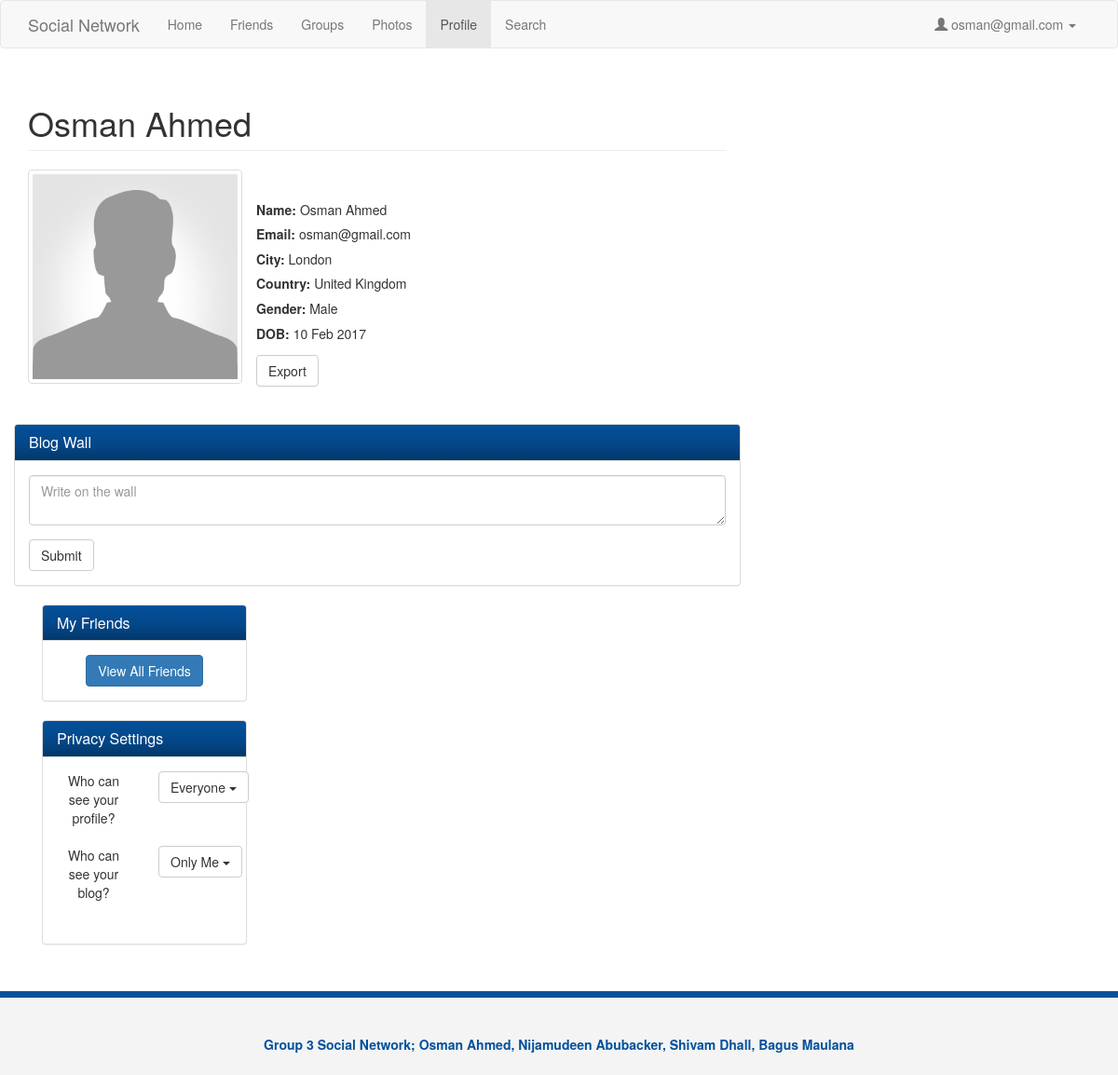
Screenshot of /profile.php (signed in) with the database file from the repository.
### tables this page shows
CREATE TABLE IF NOT EXISTS `personalinfo` (
  `userID` int(11) NOT NULL,
  `firstName` varchar(240) NOT NULL,
  `surname` varchar(240) NOT NULL,
  `gender` varchar(240) NOT NULL,
  `birthday` date NOT NULL,
  `city` varchar(40) NOT NULL,
  `country` varchar(40) NOT NULL,
  UNIQUE KEY `userID_2` (`userID`),
  KEY `userID` (`userID`)
);

CREATE TABLE IF NOT EXISTS `users` (
  `userID` int(11) NOT NULL AUTO_INCREMENT,
  `email` varchar(240) NOT NULL,
  `password` varchar(240) NOT NULL,
  `securityQuestion` varchar(240) NOT NULL,
  `securityAnswer` varchar(240) NOT NULL,
  PRIMARY KEY (`userID`),
  UNIQUE KEY `userID` (`userID`),
  KEY `userID_2` (`userID`),
  KEY `userID_3` (`userID`),
  KEY `userID_4` (`userID`)
);

CREATE TABLE IF NOT EXISTS `securitysettings` (
  `userID` int(11) NOT NULL,
  `whoCanSeeBlog` tinyint(1) NOT NULL,
  `whoCanSeeProfile` tinyint(1) NOT NULL,
  `whoCanSendFriendRequests` tinyint(1) NOT NULL,
  `visibleName` tinyint(1) NOT NULL,
  `visiblePersonalInfo` tinyint(1) NOT NULL,
  UNIQUE KEY `userID` (`userID`)
);

### profile.php (the view, shortened to what this page needs)
<?php
$userId = $_SESSION['user'];
$query  = "SELECT personalinfo.*, users.email FROM personalinfo, users WHERE personalinfo.userID='$userId' AND users.userID = '$userId'";
$res = mysql_query($query) or die(mysql_error());
$userRow = mysql_fetch_array($res);
?>
<!DOCTYPE html>
<html lang="en">
  <head>
    <link href="css/bootstrap.css" rel="stylesheet">
    <link href="css/style.css" rel="stylesheet">
    <link href="css/font-awesome.css" rel="stylesheet">
  </head>
  <body>
    <nav class="navbar navbar-default">
      <div class="container">
        <div class="navbar-header">
        <a class="navbar-brand" href="#">Social Network</a>
        </div>
        <div id="navbar" class="collapse navbar-collapse">
          <ul class="nav navbar-nav">
            <li><a href="index.php">Home</a></li>
            <li><a href="friends.php">Friends</a></li>
            <li><a href="groups.php">Groups</a></li>
            <li><a href="photos.php">Photos</a></li>
            <li class="active"><a href="profile.php">Profile</a></li>
            <li><a href="search.php">Search</a></li>
          </ul>
            <ul class="nav navbar-nav navbar-right">
                <li class="dropdown">
                  <a href="#" class="dropdown-toggle" data-toggle="dropdown" role="button" aria-haspopup="true" aria-expanded="false">
                  <span class="glyphicon glyphicon-user"></span>&nbsp;<?php
echo $userRow['email'];
?>&nbsp;<span class="caret"></span></a>
                </li>
            </ul>
        </div>
      </div>
    </nav>
    <section>
      <div class="container">
        <div class="row">
          <div class="col-md-8">
            <div class="profile">
              <h1 class="page-header"><?php
echo $userRow['firstName'] . " " . $userRow['surname'];
?></h1>
              <div class="row">
                <div class="col-md-4">
                  <img src="img/user.png" class="img-thumbnail" alt="">
                </div>
                  <ul>
                    <li><strong>Name: </strong><?php
echo $userRow['firstName'] . " " . $userRow['surname'];
?></li>
                    <li><strong>Email: </strong><?php
echo $userRow['email'];
?></li>
                    <li><strong>City: </strong><?php
echo $userRow['city'];
?></li>
                    <li><strong>Country: </strong><?php
echo $userRow['country'];
?></li>
                    <li><strong>Gender: </strong><?php
echo $userRow['gender'];
?></li>
                    <li><strong>DOB: </strong><?php
$myDateTime = DateTime::createFromFormat('Y-m-d', $userRow['birthday']);
echo $myDateTime->format('d M Y');
?></li>
                  </ul>
                  <div >
                  <form method="POST" action=''>
<button type="submit" name="export" class="btn btn-default">Export</button>
</form>
                <div class="col-md-8">
                </div>
              </div><br><br>
              <div class="row">
                <div class="col-md-12">
                  <div class="panel panel-default">
                    <div class="panel-heading">
                      <h3 class="panel-title">Blog Wall</h3>
                    </div>
                    <div class="panel-body">
                      <form>
                        <div class="form-group">
                          <textarea class="form-control" placeholder="Write on the wall"></textarea>
                        </div>
                        <button type="submit" class="btn btn-default">Submit</button>
                      </form>
                    </div>
                  </div>
                </div>
              </div>
            </div>
          </div>
          <div class="col-md-4">
            <div class="panel panel-default friends">
              <div class="panel-heading">
                <h3 class="panel-title">My Friends</h3>
              </div>
              <div class="panel-body">
                <div style="text-align:center">
                  <a  class="btn btn-primary" href="friends.php">View All Friends</a>
                </div>
              </div>
            </div>
              <div class="panel panel-default friends">
              <div class="panel-heading">
                <h3 class="panel-title">Privacy Settings</h3>
              </div>
              <?php
$res                   = mysql_query("SELECT * FROM securitysettings WHERE userID=" . $_SESSION['user']);
$userRow               = mysql_fetch_array($res);
$whoCanSeeBlogValue    = $userRow['whoCanSeeBlog'];
$whoCanSeeProfileValue = $userRow['whoCanSeeProfile'];
$whoCanSeeOptions      = array(
    "Everyone",
    "Friends",
    "Only Me"
);
$whoCanSeeBlogText    = $whoCanSeeOptions[$whoCanSeeBlogValue];
$whoCanSeeProfileText = $whoCanSeeOptions[$whoCanSeeProfileValue];
?>
              <div class="panel-body">
                <div style="text-align:center">
                    <div class="row member-row">
                        <div class="col-md-6">
                            <div>Who can see your profile?</div>
                        </div>
                        <div class="col-md-3">
                            <div class="dropdown">
                              <button class="btn btn-default dropdown-toggle" style="display:inline-block;" type="button" data-toggle="dropdown"><?php
echo $whoCanSeeProfileText;
?>
                              <span class="caret"></span></button>
                            </div>
                        </div>
                    </div>
                    <br>
                    <div class="row member-row">
                        <div class="col-md-6">
                            <div>Who can see your blog?</div>
                        </div>
                        <div class="col-md-3">
                            <div class="dropdown">
                              <button class="btn btn-default dropdown-toggle" style="display:inline-block;" type="button" data-toggle="dropdown"><?php
echo $whoCanSeeBlogText;
?>
                              <span class="caret"></span></button>
                            </div>
                        </div>
                    </div>
                </div>
              </div>
              <div class="panel-body">
              </div>
            </div>
            </div>
        </div>
      </div>
    </section>
    <footer>
      <div class="container">
        <p>Group 3 Social Network; Osman Ahmed, Nijamudeen Abubacker, Shivam Dhall, Bagus Maulana</p>
      </div>
    </footer>
  </body>
</html>

### css/style.css (style rules this page uses)
.panel-heading { background-image: linear-gradient(#04519b, #044687 60%, #033769); color: #fff !important; }
.profile ul { margin-top: 30px; }
.profile li { list-style: none; line-height: 1.9em; }
footer { background: #f4f4f4; height: 90px; color: #04519b; font-weight: bold; text-align: center; padding-top: 40px; margin-top: 30px; border-top: 7px solid #04519b; }

### rows the page displays
personalinfo: userID.email "osman@gmail.com", firstName "Osman", surname "Ahmed", city "London", country "United Kingdom", gender "Male", birthday "10 Feb 2017"
securitysettings: whoCanSeeProfile "Everyone", whoCanSeeBlog "Only Me"
